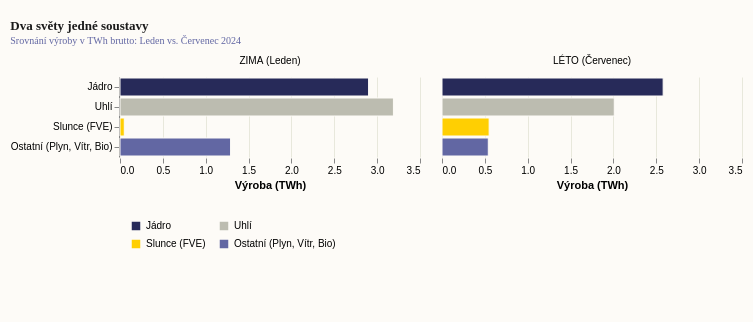

The Vega-Lite source for this figure:
### Vega-Lite specification from a JSON file in a GitHub repository (floating-point values rounded to 4 significant figures)
{"_source": "Zdroj: ERÚ, Měsíční zprávy o provozu ES ČR (Leden a Červenec 2024)", "$schema": "https://vega.github.io/schema/vega-lite/v5.json", "description": "Sezónní propast: Výroba elektřiny v ČR (Leden vs. Červenec 2024)", "width": 200, "height": 200, "padding": {"top": 20, "left": 10, "right": 10, "bottom": 60}, "autosize": {"type": "pad", "resize": true}, "background": "#fdfbf7", "title": {"text": "Dva světy jedné soustavy", "subtitle": "Srovnání výroby v TWh brutto: Leden vs. Červenec 2024", "font": "Roboto Slab", "fontSize": 13, "fontWeight": "bold", "anchor": "start", "color": "#1a1a1a", "subtitleFont": "Work Sans", "subtitleFontSize": 10, "subtitleColor": "#6267a3", "offset": 10}, "data": {"values": [{"period": "ZIMA (Leden)", "source": "Jádro", "value": 2.9}, {"period": "ZIMA (Leden)", "source": "Uhlí", "value": 3.19}, {"period": "ZIMA (Leden)", "source": "Slunce (FVE)", "value": 0.05}, {"period": "ZIMA (Leden)", "source": "Ostatní (Plyn, Vítr, Bio)", "value": 1.29}, {"period": "LÉTO (Červenec)", "source": "Jádro", "value": 2.58}, {"period": "LÉTO (Červenec)", "source": "Uhlí", "value": 2.01}, {"period": "LÉTO (Červenec)", "source": "Slunce (FVE)", "value": 0.55}, {"period": "LÉTO (Červenec)", "source": "Ostatní (Plyn, Vítr, Bio)", "value": 0.54}]}, "facet": {"column": {"field": "period", "type": "nominal", "title": null, "sort": ["ZIMA (Leden)", "LÉTO (Červenec)"], "header": {"labelPadding": 10}}}, "spec": {"mark": {"type": "bar", "tooltip": true, "stroke": "#fdfbf7", "strokeWidth": 1}, "encoding": {"y": {"field": "source", "type": "nominal", "title": null, "sort": ["Jádro", "Uhlí", "Slunce (FVE)", "Ostatní (Plyn, Vítr, Bio)"], "axis": {}}, "x": {"field": "value", "type": "quantitative", "title": "Výroba (TWh)", "axis": {"gridColor": "#e8e8dc", "domain": false}, "scale": {"domain": [0, 3.5]}}, "color": {"field": "source", "type": "nominal", "scale": {"domain": ["Jádro", "Uhlí", "Slunce (FVE)", "Ostatní (Plyn, Vítr, Bio)"], "range": ["#272a59", "#bcbcb0", "#ffcf02", "#6267a3"]}, "legend": {"title": null, "orient": "bottom", "offset": 20, "symbolType": "square", "padding": 10, "columns": 2}}}}, "config": {"view": {"stroke": "transparent"}}}
